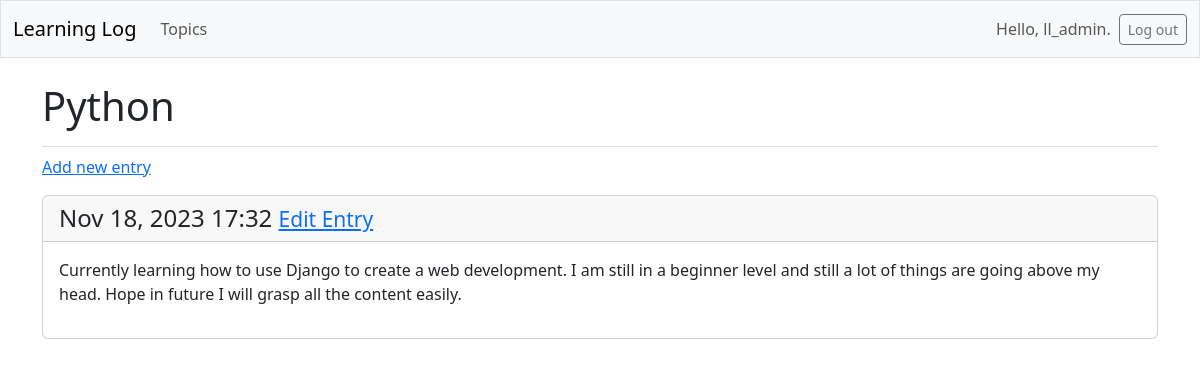
The page /topics/3/ (signed in) on the database its author committed.
### learning_logs/models.py (models this page shows, shortened)
class Topic(models.Model):
    text = models.CharField(max_length=200)
    date_added = models.DateTimeField(auto_now_add=True)
    owner = models.ForeignKey(User,
                              on_delete=models.CASCADE)  # Added an owner field to Topic, which establishes a foreign key relationship to the User Model. If user is deleted, all the topics associated with that user will be deleted as well.

class Entry(models.Model):
    topic = models.ForeignKey(Topic, on_delete=models.CASCADE)
    text = models.TextField()
    date_added = models.DateTimeField(auto_now_add=True)
    class Meta:
        verbose_name_plural = 'entries'

### learning_logs/views.py (the view)
# urls.py: path('topics/<int:topic_id>/', views.topic, name='topic'),
@login_required
def topic(request, topic_id):
    topic = Topic.objects.get(id=topic_id)
    if topic.owner != request.user:
        raise Http404
    entries = topic.entry_set.order_by(
        '-date_added')  # - sign in front of date_added sorts the results in reverse order
    context = {'topic': topic, 'entries': entries}
    return render(request, 'learning_logs/topic.html', context)

### learning_logs/templates/learning_logs/topic.html
{% extends 'learning_logs/base.html' %}
{% block page_header %}
<h1>{{topic.text}}</h1>
{% endblock page_header %}
{% block content %}
<p>
    <a href="{% url 'learning_logs:new_entry' topic.id %}">Add new entry</a>
</p>
{% for entry in entries %}
<div class="card mb-3">
    <h4 class="card-header">
        {{entry.date_added|date:'M d, Y H:i'}}
        <small><a href="{% url 'learning_logs:edit_entry' entry.id %}">
            Edit Entry
        </a> </small>
    </h4>
    <div class="card-body">{{entry.text|linebreaks}}</div>
</div>
{% empty %}
<p>There are no entries for this topic yet.</p>
{% endfor %}
{% endblock content %}

### learning_logs/templates/learning_logs/base.html (shortened to what this page needs)
<!doctype html>
<html lang="en">
<head>
    {% load django_bootstrap5 %}
    {% bootstrap_css %}
</head>
<body>
<nav class="navbar navbar-expand-md navbar-light bg-light mb-4 border">
    <div class="container-fluid">
        <a class="navbar-brand" href="{% url 'learning_logs:index' %}">
            Learning Log</a>
        <div class="collapse navbar-collapse" id="navbarCollapse">
            <ul class="navbar-nav me-auto mb-2 mb-md-0">
                <li class="nav-item">
                    <a class="nav-link" href="{% url 'learning_logs:topics' %}">
                        Topics
                    </a>
                </li>
            </ul>
            <ul class="navbar-nav ms-auto mb-2 mb-md-0">
                {% if user.is_authenticated %}
                <li class="nav-item">
                    <span class="navbar-text me-2">Hello, {{user.username}}.
                    </span>
                </li>
                {% endif %}
            </ul>
            {% if user.is_authenticated %}
            <form action="{% url 'accounts:logout' %}" method="post">
                <button name="submit" class="btn btn-outline-secondary btn-sm">
                    Log out
                </button>
            </form>
            {% endif %}
        </div>
    </div>
</nav>
<main class="container">
    <div class="pb-2 mb-2 border-bottom">
        {% block page_header %}{% endblock page_header %}
    </div>
    <div>
        {% block content %}{% endblock content %}
    </div>
</main>
</body>
</html>

### rows shown on the page
Topic: text "Python"
Entry: date_added "Nov 18, 2023 17:32", text "Currently learning how to use Django to create a web development. I am still in a beginner level and still a lot of things are going above my head. Hope in future I will grasp all the content easily."

### other values the page prints
{{ user.username }} "ll_admin"
